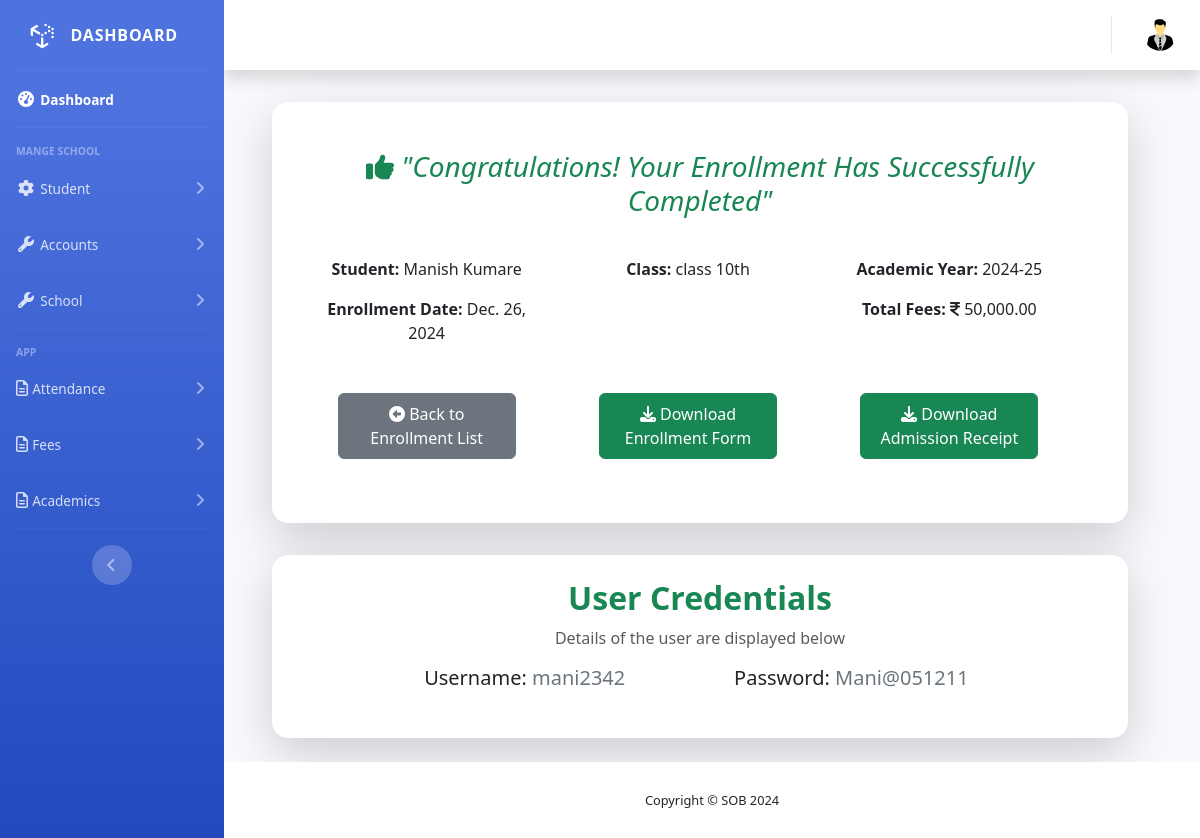
Screenshot of /student/enroll/4/done with the database file from the repository.
### student/models.py (models this page shows, shortened)
class Enrollment(models.Model):
    student = models.ForeignKey(Student, on_delete=models.CASCADE, related_name='enrollments')
    academic_year = models.ForeignKey(AcademicYear, on_delete=models.CASCADE, related_name='enrollments')
    standard = models.ForeignKey(Class, on_delete=models.CASCADE, related_name='enrollments')
    enrollment_date = models.DateField(auto_now_add=True)
    cancel_enroll = models.BooleanField(default=False)
    class Meta:
        unique_together = ('student','academic_year')

class Student(models.Model):
    user = models.OneToOneField(User, on_delete=models.CASCADE, related_name='student', null=True, blank=True)
    first_name = models.CharField(max_length=100)
    last_name = models.CharField(max_length=100)
    date_of_birth = models.DateField()
    gender = models.CharField(max_length=10, choices=[('male', 'Male'), ('female', 'Female')])
    adhar_number = models.CharField(
        max_length=12,  # Ensures the field allows a maximum of 12 characters
        validators=[RegexValidator(r'^\d{12}$', message="Aadhar number must be exactly 12 digits.")],
        unique=True,  # Enforces uniqueness in the database
        verbose_name="Aadhar Number"
    )
    religion = models.CharField(max_length=50, choices=RELIGION_CHOICES)
    photo = models.ImageField(upload_to='student_photos/', blank=True, null=True, verbose_name="Student Photo", help_text="Upload a valid image file (JPG, PNG, etc.) not exceeding 500 KB.", height_field=None, width_field=None)
    profile_creation_date = models.DateField(auto_now_add=True)
    last_school_name = models.CharField(max_length=255)
    last_class_attended = models.CharField(max_length=100)
    examination_board = models.CharField(max_length=100)
    percentage_or_grade = models.CharField(max_length=50)  # Can store percentage or grade
    leaving_certificate_date = models.DateField(null=True, blank=True)
    leaving_certificate_number = models.CharField(max_length=100)
    nationality = models.CharField(max_length=10, choices=[('in', 'India'), ('o', 'Other')])
    residential_address = models.TextField(max_length=70)
    residential_city = models.CharField(max_length=100)
    residential_state = models.CharField(max_length=100 , choices=INDIAN_STATES)
    residential_pin_code = models.CharField(max_length=6, validators=[RegexValidator(r'^\d{6}$')])
    permanent_address = models.TextField(max_length=70)
    permanent_city = models.CharField(max_length=100)
    permanent_state = models.CharField(max_length=100, choices=INDIAN_STATES)
    permanent_pin_code = models.CharField(max_length=6, validators=[RegexValidator(r'^\d{6}$')])
    local_guardian_name = models.CharField(max_length=100, null=True, blank=True)
    local_guardian_mobile = models.CharField(max_length=15, null=True, blank=True)
    local_guardian_address = models.TextField(null=True, blank=True)
    local_guardian_health_problem = models.TextField(null=True, blank=True)
    relation_to_guardian = models.CharField(max_length=50, blank=True, null=True, help_text="Relation to the guardian, e.g. Uncle, Aunt")
    father_name = models.CharField(max_length=100)
    father_age = models.IntegerField(null=True, blank=True)
    father_education = models.CharField(max_length=100, null=True, blank=True)
    father_occupation = models.CharField(max_length=100, null=True, blank=True)
    father_organisation = models.CharField(max_length=100, null=True, blank=True)
    father_designation = models.CharField(max_length=100,null=True, blank=True)
    father_languages_known = models.CharField(max_length=200, null=True, blank=True)
    father_mobile_number = models.CharField(max_length=10)
    father_email = models.EmailField(null=True, blank=True)
    father_phone = models.CharField(max_length=20, null=True, blank=True)
    father_annual_income = models.DecimalField(max_digits=12, decimal_places=2,null=True, blank=True)
    mother_name = models.CharField(max_length=100)
    mother_age = models.IntegerField(null=True, blank=True)
    mother_education = models.CharField(max_length=100,null=True, blank=True)
    mother_occupation = models.CharField(max_length=100,null=True, blank=True)
    mother_organisation = models.CharField(max_length=100,null=True, blank=True)
    mother_designation = models.CharField(max_length=100,null=True, blank=True)
    mother_languages_known = models.CharField(max_length=200, null=True, blank=True)
    mother_mobile_number = models.CharField(max_length=10)
    mother_email = models.EmailField(null=True, blank=True)
    mother_phone = models.CharField(max_length=20,null=True, blank=True)
    mother_annual_income = models.DecimalField(max_digits=12, decimal_places=2,null=True, blank=True)

### core/models.py (models this page shows, shortened)
class Class(models.Model):
    name = models.CharField(max_length=50, help_text="Class 1st etc...")
    section = models.CharField(max_length=1, choices=LETTER_CHOICES,null=True, blank=True)
    alias = models.CharField(max_length=20, null=True, blank=True)
    user = models.ForeignKey(User, on_delete=models.SET_NULL, null=True, blank=True,related_name='class_teacher_of', limit_choices_to={'user_type': 'T'}, verbose_name="Class Teacher")
    total_students = models.PositiveIntegerField(default=0)
    class_monitor_boy = models.ForeignKey(User, on_delete=models.SET_NULL, null=True, blank=True, related_name='monitor_boy_of', limit_choices_to={'user_type': 'STU'},)
    class_monitor_girl = models.ForeignKey(User, on_delete=models.SET_NULL, null=True, blank=True, related_name='monitor_girl_of', limit_choices_to={'user_type': 'STU'},)
    subjects = models.ManyToManyField(Subject, related_name='classes')
    history = HistoricalRecords()
    def __str__(self):
        return f"{self.name} {self.section or ''}"

class AcademicYear(models.Model):
    name = models.CharField(max_length=8, unique=True)
    start_date = models.DateField()
    end_date = models.DateField()
    is_active = models.BooleanField(default=False)
    def __str__(self):
        return self.name

### school_fees/models.py (models this page shows, shortened)
class FeesCollection(models.Model):
    PAYMENT_STATUS_CHOICES = (
        ('complete_paid', 'Complete Paid'),
        ('partially_paid', 'Partially Paid'),
        ('unpaid', 'Unpaid'),
    )
    enrollment = models.OneToOneField(Enrollment, on_delete=models.CASCADE, related_name='fees_collection')
    fees_structure = models.ForeignKey(FeesStructure, on_delete=models.PROTECT, related_name='fees_collection')
    transport = models.ForeignKey(TransportFees, on_delete=models.CASCADE, related_name='fees_collection', null=True, blank=True)
    school_fee_concession = models.PositiveIntegerField(default=0)
    paid_school_fee = models.PositiveIntegerField(default=0)
    transport_fee_concession = models.PositiveIntegerField(default=0)
    paid_transport_fee = models.PositiveIntegerField(default=0)
    payment_status = models.CharField(max_length=20, choices=PAYMENT_STATUS_CHOICES, default='unpaid')
    remaning_amount = models.PositiveIntegerField(default=0)
    total_paid_fees = models.PositiveIntegerField(default=0)
    history = HistoricalRecords()
    def final_school_fee(self):
        return self.fees_structure.school_fee - self.school_fee_concession if self.fees_structure else 0
    def final_transport_fee(self):
        return (self.transport.transport_fee if self.transport else 0) - (self.transport_fee_concession if self.transport else 0)
    def total_fees(self):
        school_fee = self.final_school_fee()
        transport_fee = self.final_transport_fee()
        return school_fee + transport_fee

class FeesStructure(models.Model):
    class_name = models.ForeignKey(Class, on_delete=models.CASCADE, related_name='fees_structure', verbose_name='Class')
    academic_year = models.ForeignKey(AcademicYear, on_delete=models.PROTECT, related_name='fees_structure')
    school_fee = models.DecimalField(max_digits=10, decimal_places=2 , verbose_name='School Fee')
    history = HistoricalRecords()
    class Meta:
        unique_together = ('class_name', 'academic_year')

### student/views.py (the view)
# urls.py: path('enroll/<int:enroll_id>/done', EnrollmentDoneView.as_view(), name='enrollment-done'),
class EnrollmentDoneView(DetailView):
    model = Enrollment
    template_name = 'student/enrollment_done.html'
    context_object_name = 'enrollment'
    pk_url_kwarg = 'enroll_id'
    def get_context_data(self, **kwargs):
        context = super().get_context_data(**kwargs)
        enrollment = self.get_object()
        first_name = enrollment.student.first_name.lower() if hasattr(enrollment.student, 'first_name') else ''
        last_name = enrollment.student.last_name.lower() if hasattr(enrollment.student, 'last_name') else ''
        aadhar_number = enrollment.student.adhar_number if hasattr(enrollment.student, 'adhar_number') else ''
        username_prefix = (first_name[:4] if len(first_name) >= 4 else first_name + last_name[:4 - len(first_name)])
        username_suffix = aadhar_number[-4:] if len(aadhar_number) >= 4 else ''
        username = f"{username_prefix}{username_suffix}"
        date_of_birth = enrollment.student.date_of_birth.strftime('%d%m%y') if hasattr(enrollment.student, 'date_of_birth') and enrollment.student.date_of_birth else '000000'
        password = f"{username_prefix.capitalize()}@{date_of_birth}"
        context['username'] = username
        context['password'] = password
        return context

### student/templates/student/enrollment_done.html (shortened to what this page needs)
{% extends "base.html" %}
{% load static %}
{% load humanize %}
{% block head %}
<link rel="stylesheet" href="https://cdnjs.cloudflare.com/ajax/libs/twitter-bootstrap/5.3.0/css/bootstrap.min.css">
<link rel="stylesheet" href="https://cdn.datatables.net/2.1.8/css/dataTables.bootstrap5.css">
{% endblock head %}
{% block main %}
<div class="row mx-2 mx-md-4 mx-lg-5 ms-4">
  <div class="row bg-white shadow-lg rounded-4 my-2 py-5 px-4 text-center">
    <h3 class="mb-4 fst-italic text-success block text-wrap text-center">
      <i class="fa-solid fa-thumbs-up"></i>
      "Congratulations! Your Enrollment Has Successfully Completed"
    </h3>
    <div class="row my-3">
      <div class="col-12 col-md-4 mb-3">
        <p><strong>Student:</strong> {{ enrollment.student.first_name }} {{ enrollment.student.last_name }}</p>
        <p><strong>Enrollment Date:</strong> {{ enrollment.enrollment_date }}</p>
      </div>
      <div class="col-12 col-md-4 mb-3">
        <p><strong>Class:</strong> {{ enrollment.standard }}</p>
      </div>
      <div class="col-12 col-md-4 mb-3">
        <p><strong>Academic Year:</strong> {{ enrollment.academic_year }}</p>
        <p><strong>Total Fees:</strong> <i class="fa-solid fa-indian-rupee-sign"></i> {{ enrollment.fees_collection.total_fees|intcomma }}</p>
      </div>
    </div>
    <div class="row text-center">
      <div class="col-12 col-md-4 mb-3">
        <a href="{% url 'enrollment-list' %}">
          <button class="btn btn-secondary w-75 py-2">
            <i class="fa-solid fa-circle-left"></i> Back to Enrollment List
          </button>
        </a>
      </div>
      <div class="col-12 col-md-4 mb-3">
        <a href="{% url 'enrollment_form' enrollment.id %}" target="_blank">
          <button class="btn btn-success w-75 py-2">
            <i class="fa-solid fa-download"></i> Download Enrollment Form
          </button>
        </a>
      </div>
      <div class="col-12 col-md-4 mb-3">
        <a href="{% url 'admission_receipt' enrollment.id %}" target="_blank">
          <button class="btn btn-success w-75 py-2">
            <i class="fa-solid fa-download"></i> Download Admission Receipt
          </button>
        </a>
      </div>
    </div>
  </div>
  <div class="row bg-white shadow-lg rounded-4 my-4 py-4 px-4 text-center">
    <h2 class="text-success fw-bold">User Credentials</h2>
    <p class="text-muted">Details of the user are displayed below</p>
    <div class="row justify-content-center">
      <div class="col-12 col-md-5 mb-3">
        <h5>Username: <span class="fs-5 text-secondary">{{ username }}</span></h5>
      </div>
      <div class="col-12 col-md-5 mb-3">
        <h5>Password: <span class="fs-5 text-secondary">{{ password }}</span></h5>
      </div>
    </div>
  </div>
</div>
{% endblock main %}

### rows the page displays
Enrollment: student.first_name "Manish", student.last_name "Kumare", enrollment_date "Dec. 26, 2024", standard "class 10th", academic_year "2024-25", fees_collection.total_fees "50,000.00"

### other values shown
{{ username }} "mani2342"
{{ password }} "Mani@051211"
